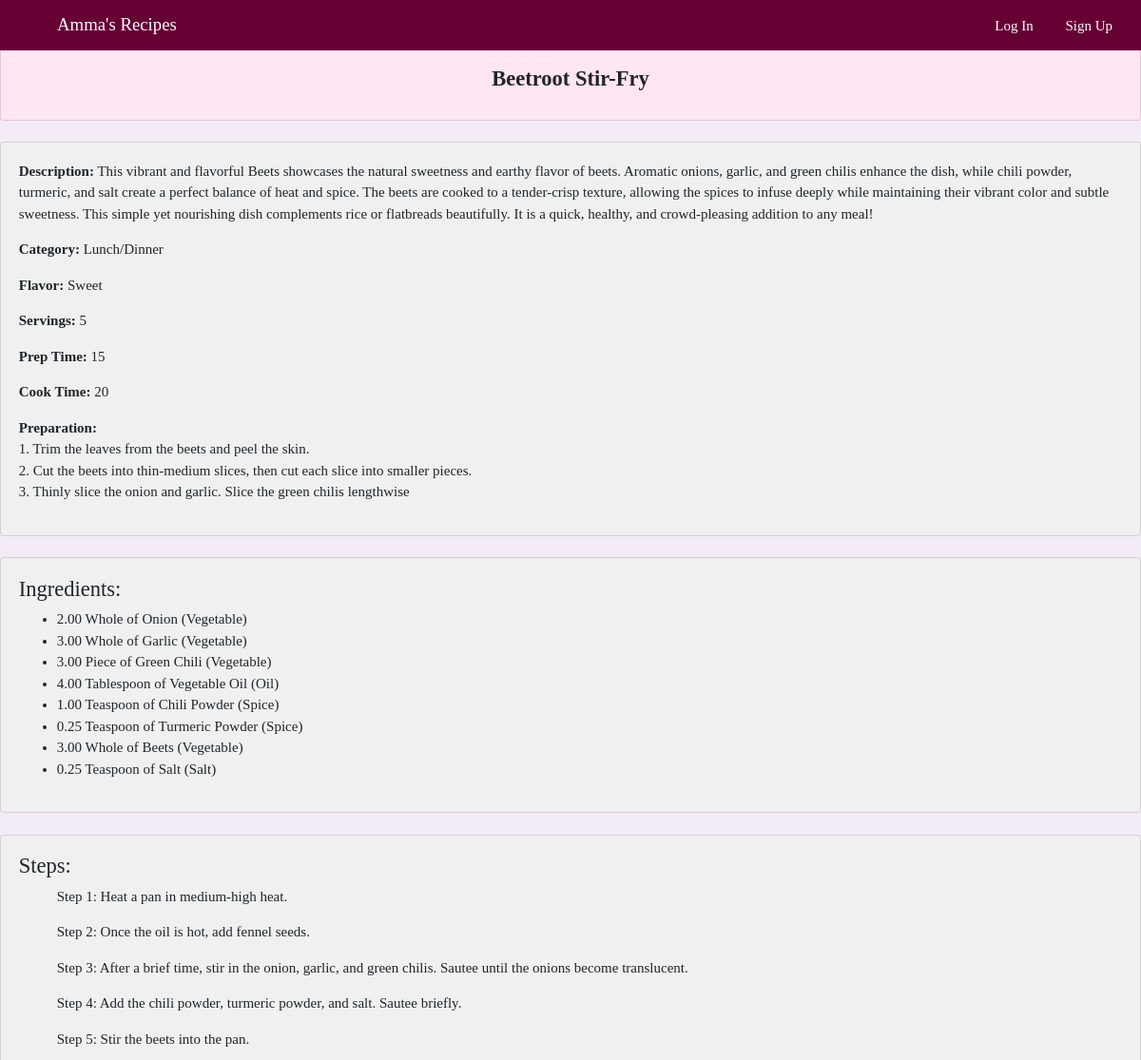
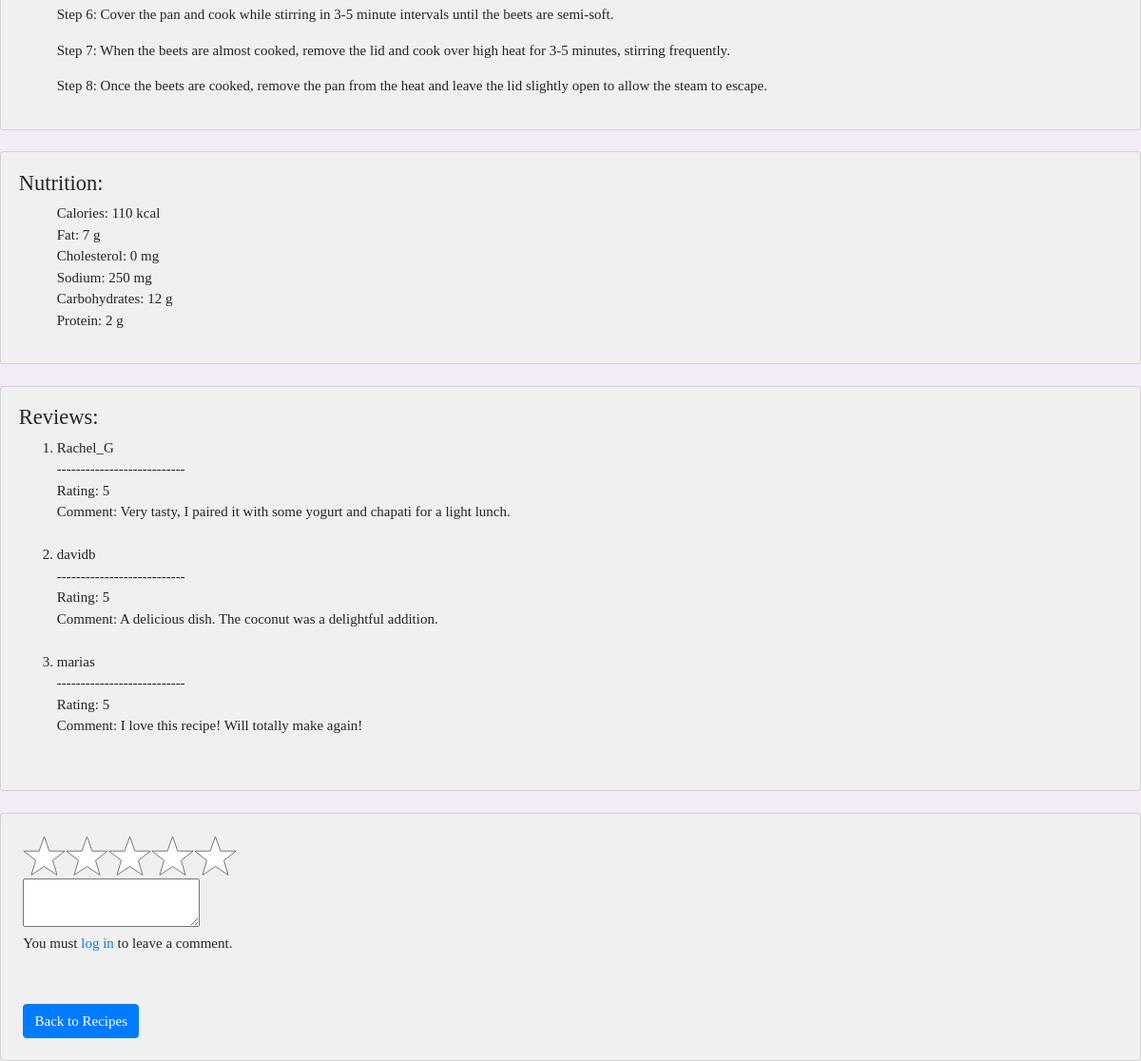
The page /site/view.php?recipe_ID=3 on the database its author committed (2 pictures, top to bottom).
### tables this page shows
CREATE TABLE Recipe (
    recipe_ID INT auto_increment,
    name VARCHAR(255) NOT NULL,
    description text NOT NULL,
    category ENUM('Breakfast', 'Lunch/Dinner', 'Snack', 'Dessert', 'Drink', 'Appetizer', 'Curry'),
    flavor ENUM('Sweet', 'Sour', 'Salty', 'Bitter', 'Umami', 'Mild', 'Spicy'),
    servings INT NOT NULL,
    prep_time INT,
    cook_time INT NOT NULL,
    preparation text,
    PRIMARY KEY(recipe_ID)
);

CREATE TABLE Recipe_Ingredient (
recipe_ID INT NOT NULL, 
ingredient_ID INT NOT NULL,
quantity DECIMAL(4, 2) NOT NULL, 
unit ENUM('Teaspoon', 'Tablespoon', 'Cup', 'Milliliter', 'Liter', 'Gram', 'Kilogram', 'Ounce', 'Pound', 'Piece', 'Whole', 'Slice', 'Pinch', 'Stem', 'Can') NOT NULL, 
PRIMARY KEY (recipe_ID, ingredient_ID), 
FOREIGN KEY (recipe_ID) REFERENCES Recipe(recipe_ID) ON DELETE CASCADE,
FOREIGN KEY (ingredient_ID) REFERENCES Ingredient(ingredient_ID) ON DELETE CASCADE ON UPDATE CASCADE
);

CREATE TABLE Ingredient(
    ingredient_ID INT auto_increment PRIMARY KEY,
    ingredient_name VARCHAR(255) NOT NULL,
    food_grp ENUM('Fruit', 'Vegetable', 'Grain', 'Protein', 'Dairy', 'Sugar', 'Oil', 'Beverage', 'Spice', 'Seed', 'Salt')
);

CREATE TABLE Step(
    step_ID INT auto_increment PRIMARY KEY,
    recipe_ID INT NOT NULL,
    step_num INT NOT NULL,
    direction VARCHAR(255) NOT NULL,
    FOREIGN KEY (recipe_ID) 
        REFERENCES Recipe(recipe_ID)
        ON DELETE CASCADE
        ON UPDATE CASCADE
);

CREATE TABLE Nutrition (
recipe_ID INT NOT NULL,
calories INT NOT NULL, 
fat INT NOT NULL,
cholesterol INT NOT NULL, 
sodium INT NOT NULL, 
carbohydrate INT NOT NULL,
protein INT NOT NULL, 
PRIMARY KEY (recipe_ID),
FOREIGN KEY (recipe_ID) REFERENCES Recipe(recipe_ID) ON DELETE CASCADE ON UPDATE CASCADE
);

CREATE TABLE Review (
review_ID INT AUTO_INCREMENT PRIMARY KEY,
recipe_ID INT NOT NULL, 
user_ID INT NOT NULL, 
rating INT NOT NULL CHECK (rating BETWEEN 1 AND 5), 
comment VARCHAR(255) NULL, 
FOREIGN KEY (recipe_ID) REFERENCES Recipe(recipe_ID) ON DELETE CASCADE,
FOREIGN KEY (user_ID) REFERENCES User(user_ID) ON DELETE CASCADE
);

CREATE TABLE User (
user_ID INT AUTO_INCREMENT PRIMARY KEY, 
first_name VARCHAR(255) NOT NULL, 
last_name VARCHAR(255) NOT NULL, 
email VARCHAR(255) NOT NULL UNIQUE, 
user_name VARCHAR(255) NOT NULL UNIQUE,
password VARCHAR(255) NOT NULL,
CHECK (CHAR_LENGTH(password) > 10) 
);

### site/view.php (the view, shortened to what this page needs)
<?php
    include('config.php');
    include('header.php');
    if(isset($_GET['recipe_ID'])) {
        $recipe_id = mysqli_real_escape_string($conn, $_GET['recipe_ID']);
        $sql = "SELECT * FROM Recipe WHERE recipe_ID = $recipe_id";
        $result = mysqli_query($conn, $sql);
        if ($result) {
            $Recipe = mysqli_fetch_assoc($result);
        } else {
            echo "Error fetching recipe details: " . mysqli_error($conn);
        }
        $ingredient_sql = "
            SELECT i.ingredient_name, i.food_grp, ri.quantity, ri.unit
            FROM Recipe_Ingredient ri
            JOIN Ingredient i ON ri.ingredient_ID = i.ingredient_ID
            WHERE ri.recipe_ID = $recipe_id
        ";
        $ingredient_result = mysqli_query($conn, $ingredient_sql);
        if ($ingredient_result) {
            $Ingredients = mysqli_fetch_all($ingredient_result, MYSQLI_ASSOC);
        } else {
            echo "Error fetching ingredients: " . mysqli_error($conn);
        }
        $step_sql = "
            SELECT step_num, direction
            FROM Step
            WHERE recipe_ID = $recipe_id
            ORDER BY step_num
        ";
        $step_result = mysqli_query($conn, $step_sql);
        if ($step_result) {
            $Steps = mysqli_fetch_all($step_result, MYSQLI_ASSOC);
        } else {
            echo "Error fetching steps: " . mysqli_error($conn);
        }
        $nutrition_sql = "
            SELECT * FROM Nutrition WHERE recipe_ID = $recipe_id
        ";
        $nutrition_result = mysqli_query($conn, $nutrition_sql);
        if ($nutrition_result) {
            $Nutrition = mysqli_fetch_all($nutrition_result, MYSQLI_ASSOC);
        } else {
            echo "Error fetching nutrition: " . mysqli_error($conn);
        }
        $review_sql = "
            SELECT r.rating, r.comment, u.user_name
            FROM Review r
            JOIN User u ON r.user_ID = u.user_ID
            WHERE r.recipe_ID = $recipe_id
        ";
        $review_result = mysqli_query($conn, $review_sql);
        if ($review_result) {
            $Review = mysqli_fetch_all($review_result, MYSQLI_ASSOC);
        } else {
            echo "Error fetching reviews: " . mysqli_error($conn);
        }
    }
?>
<!DOCTYPE html>
<html lang="en">
<head>
    <div class="card mt-4" style="background-color: #ffe6f2;">
        <?php if($Recipe): ?>
            <br><br><h4 style="text-align: center; font-weight: bold;"><?php echo htmlspecialchars($Recipe['name']); ?></h4><br>
        <?php endif; ?>
    </div>
</head>
<body>
    <?php if($Recipe): ?>
            <div class="card mt-4">
                <div class="card-body">
                    <p><strong>Description:</strong> <?php echo htmlspecialchars($Recipe['description']); ?></p>
                    <p><strong>Category:</strong> <?php echo htmlspecialchars($Recipe['category']); ?></p>
                    <p><strong>Flavor:</strong> <?php echo nl2br(htmlspecialchars($Recipe['flavor'])); ?></p>
                    <p><strong>Servings:</strong> <?php echo nl2br(htmlspecialchars($Recipe['servings'])); ?></p>
                    <p><strong>Prep Time:</strong> <?php echo nl2br(htmlspecialchars($Recipe['prep_time'])); ?></p>
                    <p><strong>Cook Time:</strong> <?php echo nl2br(htmlspecialchars($Recipe['cook_time'])); ?></p>
                    <p><strong>Preparation:</strong> <?php echo nl2br(htmlspecialchars($Recipe['preparation'])); ?></p>
                </div>
            </div>
        <?php endif; ?>
    <?php if (!empty($Ingredients)): ?>
        <div class="card mt-4">
            <div class="card-body">
                <h4>Ingredients:</h4>
                <ul>
                    <?php foreach($Ingredients as $ingredient): ?>
                        <li>
                            <?php echo htmlspecialchars($ingredient['quantity']); ?>
                            <?php echo htmlspecialchars($ingredient['unit']); ?>
                            of <?php echo htmlspecialchars($ingredient['ingredient_name']); ?>
                            (<?php echo htmlspecialchars($ingredient['food_grp']); ?>)
                        </li>
                    <?php endforeach; ?>
                </ul>
            </div>
        </div>
    <?php else: ?>
    <?php endif; ?>
    <?php if (!empty($Steps)): ?>
        <div class="card mt-4">
            <div class="card-body">
                <h4>Steps:</h4>
                <ol>
                    <?php foreach($Steps as $step): ?>
                        <p>
                            Step <?php echo htmlspecialchars($step['step_num']); ?>:
                            <?php echo nl2br(htmlspecialchars($step['direction'])); ?>
                    </p>
                    <?php endforeach; ?>
                </ol>
            </div>
        </div>
    <?php else: ?>
    <?php endif; ?>
    <?php if (!empty($Nutrition)): ?>
        <div class="card mt-4">
            <div class="card-body">
                <h4>Nutrition:</h4>
                <ul>
                    <?php foreach($Nutrition as $nutrition): ?>
                        <p>
                            Calories: <?php echo htmlspecialchars($nutrition['calories']); ?> kcal <br>
                            Fat: <?php echo htmlspecialchars($nutrition['fat']); ?> g <br>
                            Cholesterol: <?php echo htmlspecialchars($nutrition['cholesterol']); ?> mg <br>
                            Sodium: <?php echo htmlspecialchars($nutrition['sodium']); ?> mg <br>
                            Carbohydrates: <?php echo htmlspecialchars($nutrition['carbohydrate']); ?> g <br>
                            Protein: <?php echo htmlspecialchars($nutrition['protein']); ?> g
                    </p>
                    <?php endforeach; ?>
                    </ul>
            </div>
        </div>
    <?php else: ?>
    <?php endif; ?>
    <div class="card mt-4">
        <div class="card-body">
            <h4>Reviews:</h4>
            <?php if (!empty($Review)): ?>
                        <ol>
                            <?php foreach($Review as $review): ?>
                                <li>
                                    <?php echo htmlspecialchars($review['user_name']); ?><br>
                                    ---------------------------<br>
                                    Rating: <?php echo htmlspecialchars($review['rating']); ?><br>
                                    Comment: <?php echo nl2br(htmlspecialchars($review['comment'])); ?><br><br>
                                </li>
                            <?php endforeach; ?>
                        </ol>
            <?php else: ?>
                <p style="padding:10px">No reviews yet! Be the first to leave a review!</p>
            <?php endif; ?>
        </div>
    </div>
    <div class="card mt-4">
        <div class="card-body">
            <form method='POST' action="">
                <fieldset class="star-rating">
                    <div>
                        <label for="rating1"><span>1</span></label>
                        <label for="rating2"><span>2</span></label>
                        <label for="rating3"><span>3</span></label>
                        <label for="rating4"><span>4</span></label>
                        <label for="rating5"><span>5</span></label>
                    </div>
                    <textarea name='message'></textarea>
                    <?php if (!isset($_SESSION["loggedin"]) || $_SESSION["loggedin"] !== true): ?>
                    <p>You must <a href="login.php?redirect_to=index.php<?php echo urlencode($_SERVER['REQUEST_URI']); ?>">log in </a>to leave a comment.</p>
                    <?php else: ?>
                    <button name='commentSubmit' type='submit'>Comment</button>
                    <?php endif; ?>
                    </form>
                    <br><a href="index.php" class="btn btn-primary mt-3">Back to Recipes</a>
            </div>
    </div>
</body>
</html>

### site/style.css (style rules this page uses)
* { box-sizing: border-box; font-family:Cambria, Cochin, Georgia, Times, 'Times New Roman', serif; font-size: 15px; }
body { background-color: #F3EBF6; }
.card { background-color: rgb(240, 240, 240); }
:root { --star-rating-size: 3rem; --max-stars: 5; }
.star-rating { width: min-content; padding: 0.3rem; }
.star-rating>div { position: relative; height: var(--star-rating-size); width: calc(var(--star-rating-size) * var(--max-stars)); background-image: var(--unchecked-image); background-size: var(--star-rating-size) var(--star-rating-size); }
.star-rating label { position: absolute; height: 100%; background-size: var(--star-rating-size) var(--star-rating-size); }
.star-rating label:nth-of-type(1) { z-index: 10; width: calc(100% / var(--max-stars) * 1); }
.star-rating label:nth-of-type(2) { z-index: 9; width: calc(100% / var(--max-stars) * 2); }
.star-rating label:nth-of-type(3) { z-index: 8; width: calc(100% / var(--max-stars) * 3); }
.star-rating label:nth-of-type(4) { z-index: 7; width: calc(100% / var(--max-stars) * 4); }
.star-rating label:nth-of-type(5) { z-index: 6; width: calc(100% / var(--max-stars) * 5); }

### rows shown on the page
recipe: name "Beetroot Stir-Fry", description "This vibrant and flavorful Beets showcases the natural sweetness and earthy flavor of beets. Aromatic onions, garlic, and green chilis enhance the dish, while chili powder, turmeric, and salt create a perfect balance of heat and spice. The beets are cooked to a tender-crisp texture, allowing the spices to infuse deeply while maintaining their vibrant color and subtle sweetness. This simple yet nourishing dish complements rice or flatbreads beautifully. It is a quick, healthy, and crowd-pleasing addition to any meal!", category "Lunch/Dinner", flavor "Sweet", servings "5", prep_time "15", cook_time "20", preparation "1. Trim the leaves from the beets and peel the skin. 2. Cut the beets into thin-medium slices, then cut each slice into smaller pieces. 3. Thinly slice the onion and garlic. Slice the green chilis lengthwise"
recipe_ingredient: quantity "2.00", unit "Whole", ingredient_ID.ingredient_name "Onion", ingredient_ID.food_grp "Vegetable"
recipe_ingredient: quantity "3.00", unit "Whole", ingredient_ID.ingredient_name "Garlic", ingredient_ID.food_grp "Vegetable"
recipe_ingredient: quantity "3.00", unit "Piece", ingredient_ID.ingredient_name "Green Chili", ingredient_ID.food_grp "Vegetable"
recipe_ingredient: quantity "4.00", unit "Tablespoon", ingredient_ID.ingredient_name "Vegetable Oil", ingredient_ID.food_grp "Oil"
recipe_ingredient: quantity "1.00", unit "Teaspoon", ingredient_ID.ingredient_name "Chili Powder", ingredient_ID.food_grp "Spice"
recipe_ingredient: quantity "0.25", unit "Teaspoon", ingredient_ID.ingredient_name "Turmeric Powder", ingredient_ID.food_grp "Spice"
recipe_ingredient: quantity "3.00", unit "Whole", ingredient_ID.ingredient_name "Beets", ingredient_ID.food_grp "Vegetable"
recipe_ingredient: quantity "0.25", unit "Teaspoon", ingredient_ID.ingredient_name "Salt", ingredient_ID.food_grp "Salt"
step: step_num "1", direction "Heat a pan in medium-high heat."
step: step_num "2", direction "Once the oil is hot, add fennel seeds."
step: step_num "3", direction "After a brief time, stir in the onion, garlic, and green chilis. Sautee until the onions become translucent."
step: step_num "4", direction "Add the chili powder, turmeric powder, and salt. Sautee briefly."
step: step_num "5", direction "Stir the beets into the pan."
step: step_num "6", direction "Cover the pan and cook while stirring in 3-5 minute intervals until the beets are semi-soft."
step: step_num "7", direction "When the beets are almost cooked, remove the lid and cook over high heat for 3-5 minutes, stirring frequently."
step: step_num "8", direction "Once the beets are cooked, remove the pan from the heat and leave the lid slightly open to allow the steam to escape."
nutrition: calories "110", fat "7", cholesterol "0", sodium "250", carbohydrate "12", protein "2"
review: user_ID.user_name "Rachel_G", rating "5", comment "Very tasty, I paired it with some yogurt and chapati for a light lunch."
review: user_ID.user_name "davidb", rating "5", comment "A delicious dish. The coconut was a delightful addition."
review: user_ID.user_name "marias", rating "5", comment "I love this recipe! Will totally make again!"
